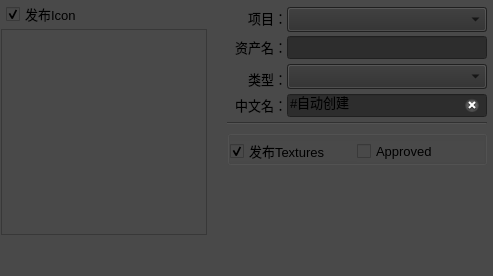
       <widget class="QWidget" name="scene_tab">
        <attribute name="title">
         <string>Scene</string>
        </attribute>
        <layout class="QVBoxLayout" name="verticalLayout_11">
         <property name="spacing">
          <number>0</number>
         </property>
         <property name="leftMargin">
          <number>0</number>
         </property>
         <property name="topMargin">
          <number>0</number>
         </property>
         <property name="rightMargin">
          <number>0</number>
         </property>
         <property name="bottomMargin">
          <number>0</number>
         </property>
         <item>
          <widget class="QFrame" name="frame_5">
           <property name="styleSheet">
            <string notr="true">background-color: rgb(73, 73, 73);</string>
           </property>
           <property name="frameShape">
            <enum>QFrame::Shape::NoFrame</enum>
           </property>
           <property name="frameShadow">
            <enum>QFrame::Shadow::Sunken</enum>
           </property>
           <layout class="QHBoxLayout" name="horizontalLayout_16" stretch="1,5">
            <property name="spacing">
             <number>5</number>
            </property>
            <property name="leftMargin">
             <number>1</number>
            </property>
            <property name="topMargin">
             <number>1</number>
            </property>
            <property name="rightMargin">
             <number>1</number>
            </property>
            <property name="bottomMargin">
             <number>1</number>
            </property>
            <item>
             <layout class="QVBoxLayout" name="verticalLayout_7">
              <property name="spacing">
               <number>2</number>
              </property>
              <item>
               <layout class="QHBoxLayout" name="horizontalLayout_17" stretch="5,1,0,1">
                <property name="spacing">
                 <number>0</number>
                </property>
                <property name="leftMargin">
                 <number>5</number>
                </property>
                <property name="rightMargin">
                 <number>5</number>
                </property>
                <item>
                 <widget class="QCheckBox" name="icon_cBox_sc">
                  <property name="font">
                   <font>
                    <family>Microsoft YaHei UI</family>
                    <pointsize>10</pointsize>
                   </font>
                  </property>
                  <property name="styleSheet">
                   <string notr="true"/>
                  </property>
                  <property name="text">
                   <string>发布Icon</string>
                  </property>
                  <property name="checked">
                   <bool>true</bool>
                  </property>
                 </widget>
                </item>
                <item>
                 <spacer name="horizontalSpacer_4">
                  <property name="orientation">
                   <enum>Qt::Orientation::Horizontal</enum>
                  </property>
                  <property name="sizeType">
                   <enum>QSizePolicy::Policy::Fixed</enum>
                  </property>
                  <property name="sizeHint" stdset="0">
                   <size>
                    <width>80</width>
                    <height>25</height>
                   </size>
                  </property>
                 </spacer>
                </item>
                <item>
                 <widget class="QPushButton" name="capture_btn_sc">
                  <property name="minimumSize">
                   <size>
                    <width>25</width>
                    <height>25</height>
                   </size>
                  </property>
                  <property name="maximumSize">
                   <size>
                    <width>25</width>
                    <height>25</height>
                   </size>
                  </property>
                  <property name="text">
                   <string/>
                  </property>
                  <property name="iconSize">
                   <size>
                    <width>22</width>
                    <height>22</height>
                   </size>
                  </property>
                  <property name="flat">
                   <bool>true</bool>
                  </property>
                 </widget>
                </item>
                <item>
                 <widget class="QPushButton" name="render_bttn_sc">
                  <property name="sizePolicy">
                   <sizepolicy hsizetype="Fixed" vsizetype="Fixed">
                    <horstretch>0</horstretch>
                    <verstretch>0</verstretch>
                   </sizepolicy>
                  </property>
                  <property name="minimumSize">
                   <size>
                    <width>25</width>
                    <height>25</height>
                   </size>
                  </property>
                  <property name="maximumSize">
                   <size>
                    <width>25</width>
                    <height>25</height>
                   </size>
                  </property>
                  <property name="toolTip">
                   <string>&lt;html&gt;&lt;head/&gt;&lt;body&gt;&lt;p&gt;&lt;span style=&quot; font-size:10pt;&quot;&gt;重新渲染图标&lt;/span&gt;&lt;/p&gt;&lt;/body&gt;&lt;/html&gt;</string>
                  </property>
                  <property name="text">
                   <string/>
                  </property>
                  <property name="iconSize">
                   <size>
                    <width>22</width>
                    <height>22</height>
                   </size>
                  </property>
                  <property name="flat">
                   <bool>true</bool>
                  </property>
                 </widget>
                </item>
               </layout>
              </item>
              <item>
               <widget class="QFrame" name="frame_6">
                <property name="sizePolicy">
                 <sizepolicy hsizetype="Fixed" vsizetype="Fixed">
                  <horstretch>0</horstretch>
                  <verstretch>0</verstretch>
                 </sizepolicy>
                </property>
                <property name="minimumSize">
                 <size>
                  <width>206</width>
                  <height>206</height>
                 </size>
                </property>
                <property name="maximumSize">
                 <size>
                  <width>206</width>
                  <height>206</height>
                 </size>
                </property>
                <property name="frameShape">
                 <enum>QFrame::Shape::StyledPanel</enum>
                </property>
                <property name="frameShadow">
                 <enum>QFrame::Shadow::Raised</enum>
                </property>
                <layout class="QGridLayout" name="gridLayout_6">
                 <property name="leftMargin">
                  <number>1</number>
                 </property>
                 <property name="topMargin">
                  <number>1</number>
                 </property>
                 <property name="rightMargin">
                  <number>1</number>
                 </property>
                 <property name="bottomMargin">
                  <number>1</number>
                 </property>
                 <property name="spacing">
                  <number>1</number>
                 </property>
                 <item row="0" column="0">
                  <widget class="QLabel" name="Preview_label_sc">
                   <property name="sizePolicy">
                    <sizepolicy hsizetype="Fixed" vsizetype="Fixed">
                     <horstretch>0</horstretch>
                     <verstretch>0</verstretch>
                    </sizepolicy>
                   </property>
                   <property name="minimumSize">
                    <size>
                     <width>200</width>
                     <height>200</height>
                    </size>
                   </property>
                   <property name="maximumSize">
                    <size>
                     <width>200</width>
                     <height>200</height>
                    </size>
                   </property>
                   <property name="text">
                    <string/>
                   </property>
                   <property name="scaledContents">
                    <bool>true</bool>
                   </property>
                  </widget>
                 </item>
                </layout>
               </widget>
              </item>
              <item>
               <spacer name="verticalSpacer_5">
                <property name="orientation">
                 <enum>Qt::Orientation::Vertical</enum>
                </property>
                <property name="sizeType">
                 <enum>QSizePolicy::Policy::Preferred</enum>
                </property>
                <property name="sizeHint" stdset="0">
                 <size>
                  <width>20</width>
                  <height>40</height>
                 </size>
                </property>
               </spacer>
              </item>
             </layout>
            </item>
            <item>
             <layout class="QVBoxLayout" name="verticalLayout_8">
              <property name="spacing">
               <number>5</number>
              </property>
              <property name="sizeConstraint">
               <enum>QLayout::SizeConstraint::SetMaximumSize</enum>
              </property>
              <property name="leftMargin">
               <number>5</number>
              </property>
              <property name="topMargin">
               <number>5</number>
              </property>
              <property name="rightMargin">
               <number>5</number>
              </property>
              <item>
               <layout class="QHBoxLayout" name="horizontalLayout_18">
                <property name="spacing">
                 <number>0</number>
                </property>
                <item>
                 <widget class="QLabel" name="label_10">
                  <property name="sizePolicy">
                   <sizepolicy hsizetype="Preferred" vsizetype="Fixed">
                    <horstretch>0</horstretch>
                    <verstretch>0</verstretch>
                   </sizepolicy>
                  </property>
                  <property name="minimumSize">
                   <size>
                    <width>60</width>
                    <height>0</height>
                   </size>
                  </property>
                  <property name="font">
                   <font>
                    <family>Microsoft YaHei UI</family>
                    <pointsize>10</pointsize>
                   </font>
                  </property>
                  <property name="text">
                   <string>项目：</string>
                  </property>
                  <property name="alignment">
                   <set>Qt::AlignmentFlag::AlignRight|Qt::AlignmentFlag::AlignTrailing|Qt::AlignmentFlag::AlignVCenter</set>
                  </property>
                 </widget>
                </item>
                <item>
                 <widget class="QComboBox" name="publishProj_comb">
                  <property name="sizePolicy">
                   <sizepolicy hsizetype="Expanding" vsizetype="Fixed">
                    <horstretch>0</horstretch>
                    <verstretch>0</verstretch>
                   </sizepolicy>
                  </property>
                  <property name="minimumSize">
                   <size>
                    <width>0</width>
                    <height>25</height>
                   </size>
                  </property>
                  <property name="maximumSize">
                   <size>
                    <width>16777215</width>
                    <height>22</height>
                   </size>
                  </property>
                  <property name="font">
                   <font>
                    <family>Microsoft YaHei UI</family>
                    <pointsize>10</pointsize>
                    <bold>true</bold>
                   </font>
                  </property>
                  <property name="styleSheet">
                   <string notr="true">background-color: rgb(45, 45, 45);</string>
                  </property>
                 </widget>
                </item>
               </layout>
              </item>
              <item>
               <layout class="QHBoxLayout" name="horizontalLayout_19">
                <property name="spacing">
                 <number>0</number>
                </property>
                <item>
                 <widget class="QLabel" name="label_11">
                  <property name="sizePolicy">
                   <sizepolicy hsizetype="Preferred" vsizetype="Fixed">
                    <horstretch>0</horstretch>
                    <verstretch>0</verstretch>
                   </sizepolicy>
                  </property>
                  <property name="minimumSize">
                   <size>
                    <width>60</width>
                    <height>0</height>
                   </size>
                  </property>
                  <property name="font">
                   <font>
                    <family>Microsoft YaHei UI</family>
                    <pointsize>10</pointsize>
                   </font>
                  </property>
                  <property name="text">
                   <string>资产名：</string>
                  </property>
                  <property name="alignment">
                   <set>Qt::AlignmentFlag::AlignRight|Qt::AlignmentFlag::AlignTrailing|Qt::AlignmentFlag::AlignVCenter</set>
                  </property>
                 </widget>
                </item>
                <item>
                 <widget class="QLineEdit" name="name_lineEdit_sc">
                  <property name="font">
                   <font>
                    <family>Microsoft YaHei UI</family>
                    <pointsize>10</pointsize>
                   </font>
                  </property>
                  <property name="styleSheet">
                   <string notr="true">background-color: rgb(45, 45, 45);
color: rgb(120, 120, 120);</string>
                  </property>
                  <property name="readOnly">
                   <bool>true</bool>
                  </property>
                 </widget>
                </item>
               </layout>
              </item>
              <item>
               <layout class="QHBoxLayout" name="horizontalLayout_20">
                <property name="spacing">
                 <number>0</number>
                </property>
                <item>
                 <widget class="QLabel" name="label_12">
                  <property name="sizePolicy">
                   <sizepolicy hsizetype="Fixed" vsizetype="Fixed">
                    <horstretch>0</horstretch>
                    <verstretch>0</verstretch>
                   </sizepolicy>
                  </property>
                  <property name="minimumSize">
                   <size>
                    <width>60</width>
                    <height>20</height>
                   </size>
                  </property>
                  <property name="maximumSize">
                   <size>
                    <width>16777215</width>
                    <height>15</height>
                   </size>
                  </property>
                  <property name="font">
                   <font>
                    <family>Microsoft YaHei UI</family>
                    <pointsize>10</pointsize>
                   </font>
                  </property>
                  <property name="text">
                   <string>类型：</string>
                  </property>
                  <property name="alignment">
                   <set>Qt::AlignmentFlag::AlignRight|Qt::AlignmentFlag::AlignTrailing|Qt::AlignmentFlag::AlignVCenter</set>
                  </property>
                 </widget>
                </item>
                <item>
                 <widget class="QComboBox" name="publishType_comb_sc">
                  <property name="sizePolicy">
                   <sizepolicy hsizetype="Expanding" vsizetype="Fixed">
                    <horstretch>0</horstretch>
                    <verstretch>0</verstretch>
                   </sizepolicy>
                  </property>
                  <property name="minimumSize">
                   <size>
                    <width>200</width>
                    <height>25</height>
                   </size>
                  </property>
                  <property name="font">
                   <font>
                    <family>Microsoft YaHei UI</family>
                    <pointsize>10</pointsize>
                   </font>
                  </property>
                  <property name="styleSheet">
                   <string notr="true">background-color: rgb(45, 45, 45);</string>
                  </property>
                 </widget>
                </item>
               </layout>
              </item>
              <item>
               <layout class="QHBoxLayout" name="horizontalLayout_21">
                <property name="spacing">
                 <number>0</number>
                </property>
                <item>
                 <widget class="QLabel" name="label_13">
                  <property name="sizePolicy">
                   <sizepolicy hsizetype="Fixed" vsizetype="Fixed">
                    <horstretch>0</horstretch>
                    <verstretch>0</verstretch>
                   </sizepolicy>
                  </property>
                  <property name="minimumSize">
                   <size>
                    <width>60</width>
                    <height>0</height>
                   </size>
                  </property>
                  <property name="maximumSize">
                   <size>
                    <width>16777215</width>
                    <height>16777215</height>
                   </size>
                  </property>
                  <property name="font">
                   <font>
                    <family>Microsoft YaHei UI</family>
                    <pointsize>10</pointsize>
                   </font>
                  </property>
                  <property name="text">
                   <string>中文名：</string>
                  </property>
                  <property name="alignment">
                   <set>Qt::AlignmentFlag::AlignRight|Qt::AlignmentFlag::AlignTrailing|Qt::AlignmentFlag::AlignVCenter</set>
                  </property>
                 </widget>
                </item>
                <item>
                 <widget class="QLineEdit" name="CHname_lineEdit_sc">
                  <property name="font">
                   <font>
                    <family>Microsoft YaHei UI</family>
                    <pointsize>10</pointsize>
                   </font>
                  </property>
                  <property name="styleSheet">
                   <string notr="true">background-color: rgb(45, 45, 45);</string>
                  </property>
                  <property name="text">
                   <string>#自动创建</string>
                  </property>
                  <property name="clearButtonEnabled">
                   <bool>true</bool>
                  </property>
                 </widget>
                </item>
               </layout>
              </item>
              <item>
               <widget class="Line" name="line_4">
                <property name="orientation">
                 <enum>Qt::Orientation::Horizontal</enum>
                </property>
               </widget>
              </item>
              <item>
               <widget class="QGroupBox" name="groupBox_3">
                <property name="font">
                 <font>
                  <family>Microsoft YaHei UI</family>
                  <pointsize>10</pointsize>
                 </font>
                </property>
                <property name="styleSheet">
                 <string notr="true">background-color: rgb(73, 73, 73);</string>
                </property>
                <property name="title">
                 <string/>
                </property>
                <property name="alignment">
                 <set>Qt::AlignmentFlag::AlignLeading|Qt::AlignmentFlag::AlignLeft|Qt::AlignmentFlag::AlignVCenter</set>
                </property>
                <property name="flat">
                 <bool>true</bool>
                </property>
                <layout class="QGridLayout" name="gridLayout_7">
                 <property name="leftMargin">
                  <number>0</number>
                 </property>
                 <property name="topMargin">
                  <number>5</number>
                 </property>
                 <property name="rightMargin">
                  <number>0</number>
                 </property>
                 <property name="bottomMargin">
                  <number>0</number>
                 </property>
                 <property name="spacing">
                  <number>0</number>
                 </property>
                 <item row="0" column="0">
                  <widget class="QCheckBox" name="textures_cBox_sc">
                   <property name="maximumSize">
                    <size>
                     <width>16777215</width>
                     <height>20</height>
                    </size>
                   </property>
                   <property name="font">
                    <font>
                     <family>Microsoft YaHei UI</family>
                     <pointsize>10</pointsize>
                    </font>
                   </property>
                   <property name="text">
                    <string>发布Textures</string>
                   </property>
                   <property name="checked">
                    <bool>true</bool>
                   </property>
                  </widget>
                 </item>
                 <item row="0" column="1">
                  <widget class="QCheckBox" name="approved_cBox_sc">
                   <property name="font">
                    <font>
                     <family>Microsoft YaHei UI</family>
                     <pointsize>10</pointsize>
                    </font>
                   </property>
                   <property name="text">
                    <string>Approved</string>
                   </property>
                  </widget>
                 </item>
                </layout>
               </widget>
              </item>
              <item>
               <spacer name="verticalSpacer_6">
                <property name="orientation">
                 <enum>Qt::Orientation::Vertical</enum>
                </property>
                <property name="sizeType">
                 <enum>QSizePolicy::Policy::Expanding</enum>
                </property>
                <property name="sizeHint" stdset="0">
                 <size>
                  <width>20</width>
                  <height>40</height>
                 </size>
                </property>
               </spacer>
              </item>
             </layout>
            </item>
           </layout>
          </widget>
         </item>
        </layout>
       </widget>
